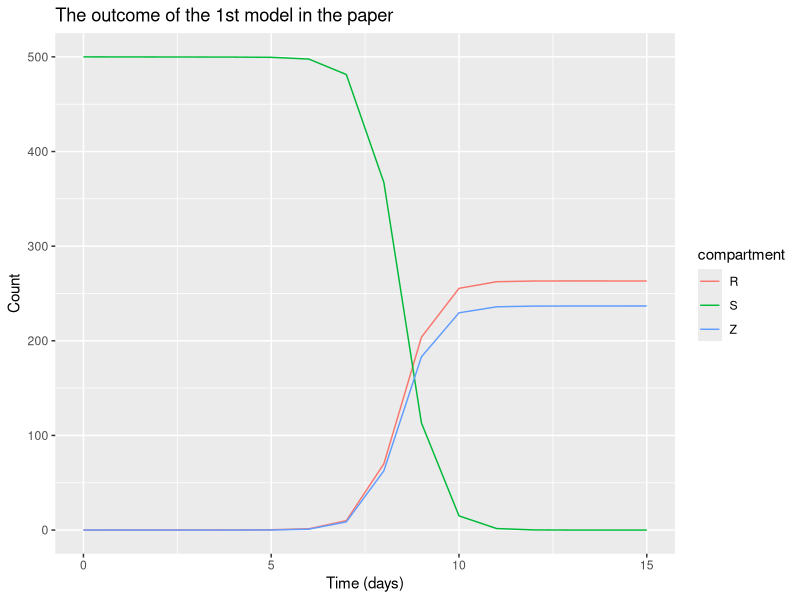
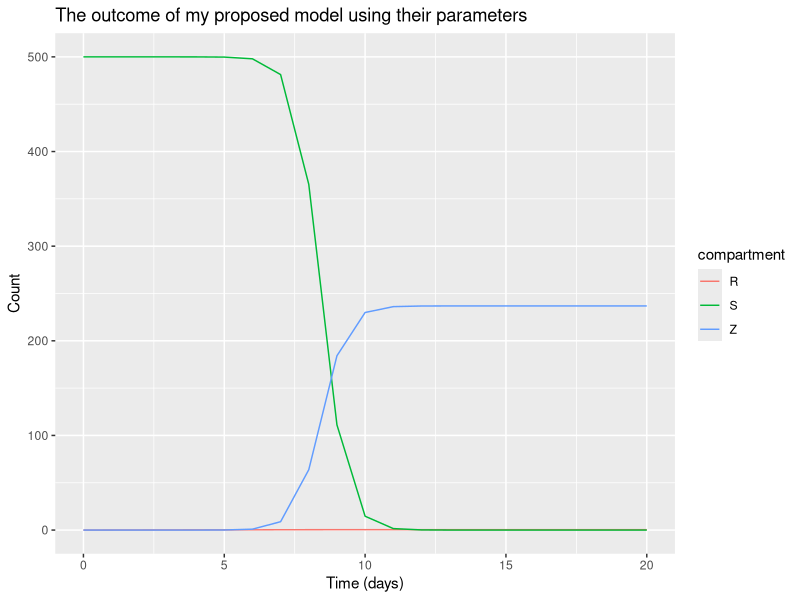

Here is the R script that generated these plots, in order:
## ---- chunk 1
library(DiagrammeR)
grViz(" digraph zombie_hybrid {
  # 'neato' allows absolu <- te positioning
  graph [layout = neato, rankdir = LR, splines = true]

  # Node styling (The 'DiagrammeR' look)
  node [shape = circle, style = filled, fontname = Georgea, fixedsize = true, width= 1]

  # Manual positioning: 'x,y!' 
  # Higher x = further right, Higher y = further up
  src [label = '', style = invis, width = 0, pos = '-1,0.3!']
  L [label = 'Susceptible', pos = '0,0!']
  R [label = 'Recovered', pos = '4,0!']
  Z [label = 'Zombies', pos = '2,0!']

  # Edges with Greek symbols
  src -> L [label = '&pi;'] # Births
  L -> Z [label = '&beta;SZ'] # Bitten
  L -> R [label = '&delta;S', tailport = 's', headport = 's' ] # Normal deaths
  R -> Z [label = '&zeta;R', tailport = 'n', headport = 'n'] # Resurection
  Z -> R [label = '&alpha;SZ', tailport = 'e', headport = 'w'] # Head got chopped
}")
## ---- chunk 2
# I found this guide on using this package to make such models
# https://rpubs.com/choisy/sir
# It was also mentioned in a course

# Here, I will re-create their 1st model (which they did not plot in the paper)
library(deSolve)
library(tidyverse)
zombie_equations <- function(time, variables, parameters) {
  with(as.list(c(variables, parameters)), {
    dS <- pi - beta * S * Z - delta * S
    dZ <- beta * S * Z + zeta * R - alpha * S * Z
    dR <- delta * S + alpha * S * Z - zeta * R
    
    return(list(c(dS, dZ, dR)))
  }) }

parameters <- c(
  pi = 0,
  alpha = 0.005, 
  beta = 0.0095, 
  zeta = 0.0001, 
  delta = 0.0001 )

initial_values <- c(
  S = 500, 
  Z =   0, 
  R =   0  )

time_values <- seq(0, 15)

zombie_value_1 <- ode(
  y = initial_values,
  time = time_values,
  func = zombie_equations,
  parms = parameters )

zombie_1 <- as.data.frame(zombie_value_1) %>%  
  pivot_longer(-time, names_to = "compartment", values_to = "count")
zombie_1 
zombie_1 %>% ggplot(aes(time, count, colour = compartment)) + geom_line() + 
  labs(title = "The outcome of the 1st model in the paper", x = "Time (days)", y = "Count")
## ---- chunk 3
grViz(" digraph zombie_hybrid {
  # 'neato' allows absolute positioning
  graph [layout = neato, rankdir = LR, splines = true]

  # Node styling (The 'DiagrammeR' look)
  node [shape = circle, style = filled, fontname = Georgea, fixedsize = true, width= 1]

  # Manual positioning: 'x,y!' 
  # Higher x = further right, Higher y = further up
  src [label = '', style = invis, width = 0, pos = '-1,0.2!']
  L [label = 'Susceptible', pos = '0,0!']
  R [label = 'Recovered', pos = '4,0!']
  Z [label = 'Zombies', pos = '2,0!']
  D [label = 'Dead\nZombies', style = invis, width = 0, pos = '4,1.2!'] # Removed zombies

  # Edges with Greek symbols
  src -> L [label = '&pi;S'] # Births
  L -> Z [label = '&beta;SZ'] # Bitten
  L -> R [label = '&delta;S', tailport = 's', headport = 's' ] # Normal deaths
  R -> Z [label = '&zeta;R'] # Resurection
  Z -> D [label = '&alpha;SZ'] # Head got chopped
}")
## ---- chunk 4
my_zombie_equations <- function(time, variables, parameters) {
  with(as.list(c(variables, parameters)), {
    dS <- pi * S - beta * S * Z - delta * S
    dZ <- beta * S * Z + zeta * R - alpha * S * Z
    dR <- delta * S - zeta * R
    
    return(list(c(dS, dZ, dR)))
  }) }

parameters <- c(
  pi = 0.0001, # In the paper, they never specified a value for pi
  alpha = 0.005, 
  beta = 0.0095, 
  zeta = 0.0001, 
  delta = 0.0001 )

initial_values <- c(
  S = 500,  
  Z =   0, 
  R =   0  )

time_values <- seq(0, 20)

zombie_value_01 <- ode(
  y = initial_values,
  time = time_values,
  func = my_zombie_equations,
  parms = parameters )

zombie_01 <- as.data.frame(zombie_value_01) %>%  
  pivot_longer(-time, names_to = "compartment", values_to = "count")
 
zombie_01 %>% ggplot(aes(time, count, colour = compartment)) + geom_line() + 
  labs(title = "The outcome of my proposed model using their parameters", x = "Time (days)", y = "Count")
